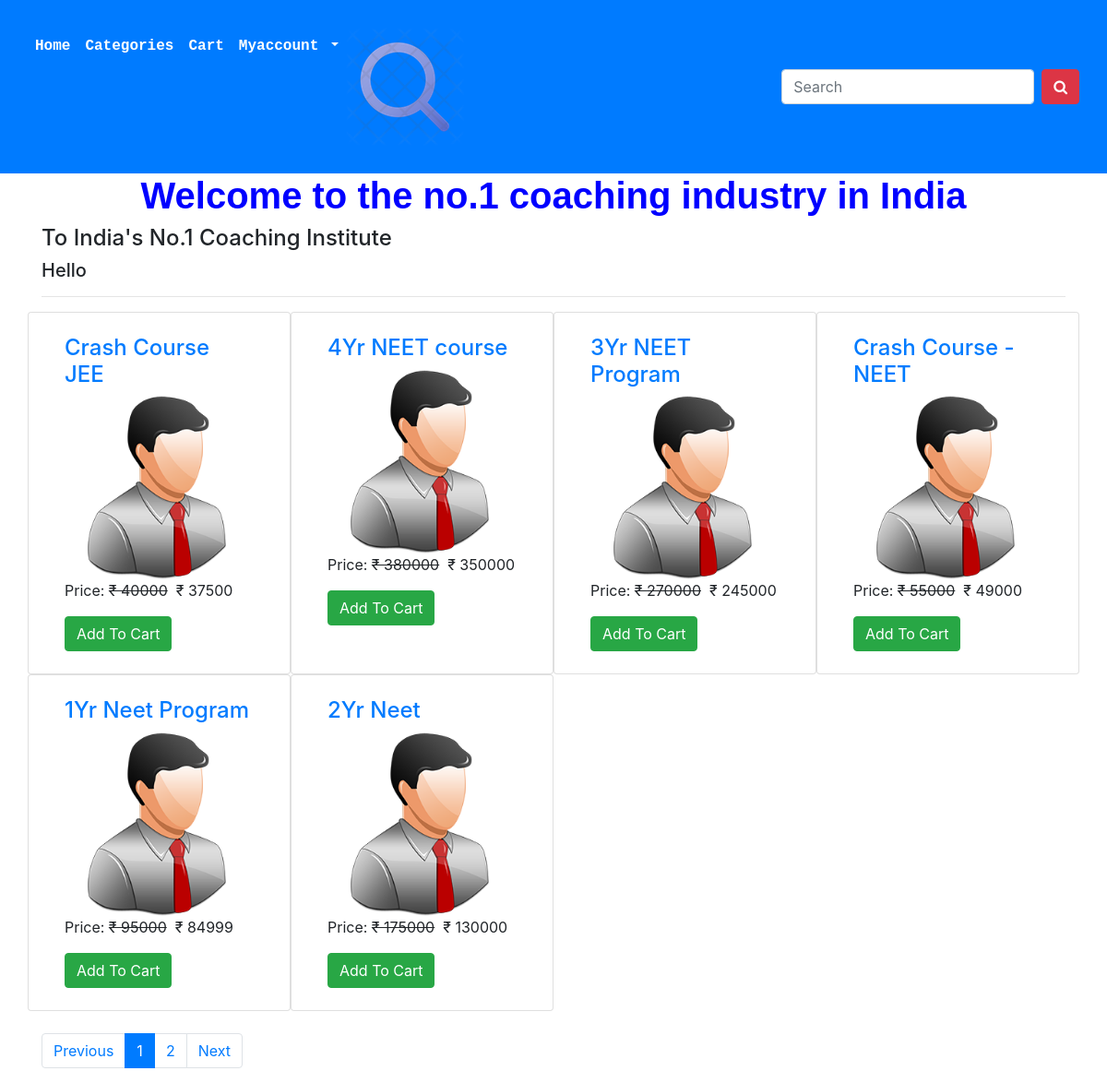
The page / on the database its author committed.
### ecomapp/models.py (models this page shows)
class Product(models.Model):
    title = models.CharField(max_length=200)
    slug = models.SlugField(unique=True)
    category = models.ForeignKey(Category, on_delete=models.CASCADE)
    image = models.ImageField(upload_to="products")
    marked_price = models.PositiveIntegerField()
    selling_price = models.PositiveIntegerField()
    description = models.TextField()
    warranty = models.CharField(max_length=300, null=True, blank=True)
    return_policy = models.CharField(max_length=300, null=True, blank=True)
    view_count = models.PositiveIntegerField(default=0)

### ecomapp/views.py (the view)
# urls.py: path("", Homeview.as_view(), name="home"),
class Homeview(EcomMixin, TemplateView):
     template_name = "home.html"
     def get_context_data(self, **kwargs):
          context = super().get_context_data(**kwargs)
          all_products = Product.objects.all().order_by("-id")
          paginator = Paginator(all_products, 6)
          page_number = self.request.GET.get('page')
          product_list = paginator.get_page(page_number)
          context['product_list'] = product_list
          return context

### ecomapp/views.py (called while the page is built)
     def dispatch(self, request, *args, **kwargs):
          cart_id = request.session.get("cart_id")
          if cart_id:
               cart_obj = Cart.objects.get(id=cart_id)
               if request.user.is_authenticated and request.user.customer:
                    cart_obj.customer = request.user.customer
                    cart_obj.save()
          return super().dispatch(request, *args, **kwargs)

### templates/home.html (shortened to what this page needs)
{% extends 'base.html' %}
{% block content %}
<div class="container">
    <div class="home">
        <h1 class="text-center" style="color:blue; font-family:Arial, Helvetica, sans-serif; font-weight:bolder;">Welcome to the no.1 coaching industry in India</h1>
        <h4>To India's No.1 Coaching Institute</h4>
        <h5>Hello</h5>
    </div>
    <hr>
    <div class="row-mt-4">
        <div class="row">
            {% for p in product_list %}
            <div class="col-md-3 card">
                <div class="m-4">
                    <h4><a href="{% url 'ecomapp:productdetail' p.slug %}">{{p.title}}</a></h4>
                    <img src="{{p.image.url}}" alt="" class="img-fluid" style="height:200px; object-fit:contain;">
                    <p>Price: <strike> &#8377; {{p.marked_price}}</strike>&nbsp; &#8377; {{p.selling_price}} </p>
                    <a href="{% url 'ecomapp:addtocart' p.id %}" class="btn btn-success">Add To Cart</a>
                </div>
            </div>
            {% endfor %}
        </div><br>
        <nav aria-label="...">
            <ul class="pagination">
                {% if product_list.has_previous %}
                <li class="page-item">
                    <a class="page-link" href="?page={{ product_list.previous_page_number }}">Previous</a>
                </li>
                {% else %}
                <li class="page-item" aria-disabled="True">
                    <a class="page-link" href="" tabindex="-1">Previous</a>
                </li>
                {% endif %}
                {% for i in product_list.paginator.page_range %}
                {% if i == product_list.number %}
                <li class="page-item active" aria-disabled="True">
                    <a class="page-link" tabindex="-1">{{i}}</a>
                </li>
                {% else %}
                <li class="page-item" aria-disabled="True">
                    <a class="page-link" href="?page={{i}}" tabindex="-1">{{i}}</a>
                </li>
                {% endif %}
                {% endfor %}
                {% if product_list.has_next %}
                <li class="page-item">
                    <a class="page-link" href="?page={{ product_list.next_page_number }}">Next</a>
                </li>
                {% else %}
                <li class="page-item" aria-disabled="True">
                    <a class="page-link" href="" tabindex="-1">Next</a>
                </li>
                {% endif %}
            </ul>
        </nav>
    </div>
</div>
{% endblock %}

### templates/base.html (shortened to what this page needs)
<!DOCTYPE html>
<html lang="en">
<head>
    <link rel="stylesheet" href="https://cdn.jsdelivr.net/npm/bootstrap@4.0.0/dist/css/bootstrap.min.css">
    <link rel="stylesheet" href="https://cdnjs.cloudflare.com/ajax/libs/font-awesome/4.7.0/css/font-awesome.min.css">
</head>
<body>
    <nav class="navbar navbar-expand-lg navbar-dark bg-primary" style="padding:30px;">
        <div class="collapse navbar-collapse" id="navbarSupportedContent">
            <ul class="navbar-nav mr-auto">
                <li class="nav-item active">
                    <a class="nav-link"
                        style="font-family:'Courier New', Courier, monospace; font-weight: 800;  color:white;"
                        href="{% url 'ecomapp:home' %}">Home</a>
                </li>
                <li class="nav-item">
                    <a class="nav-link"
                        style="font-family:'Courier New', Courier, monospace; font-weight: 800;  color:white;"
                        href="{% url 'ecomapp:allproducts' %}">Categories</a>
                </li>
                <li class="nav-item">
                    <a class="nav-link"
                        style="font-family:'Courier New', Courier, monospace; font-weight: 800;  color:white;"
                        href="{% url 'ecomapp:mycart' %}">Cart</a>
                </li>
                <li class="nav-item dropdown">
                    <a class="nav-link dropdown-toggle"
                        style="font-family:'Courier New', Courier, monospace; font-weight: 800;  color:white;" href=""
                        id="navbarDropdown" role="button" data-toggle="dropdown" aria-haspopup="true"
                        aria-expanded="false">
                        Myaccount
                    </a>
                </li>
                <img src="./Searchicon.png" alt="Alwayswin">
            </ul>
            <form class="form-inline my-2 my-lg-0" action="{% url 'ecomapp:search' %}" method="GET">
                <input name="keyword" class="form-control mr-sm-2" type="search" placeholder="Search"
                    aria-label="Search" required>
                <button class="btn btn-danger my-2 my-sm-0" type="submit"><i class="fa">&#xf002;</i></button>
            </form>
        </div>
    </nav>
    {% block content %}
    {% endblock %}
</body>
</html>

### templates/base.html (style rules this page uses)
body { overflow: scroll; }

### rows shown on the page
Product: title "Crash Course JEE", image (picture), marked_price "40000", selling_price "37500"
Product: title "4Yr NEET course", image (picture), marked_price "380000", selling_price "350000"
Product: title "3Yr NEET Program", image (picture), marked_price "270000", selling_price "245000"
Product: title "Crash Course - NEET", image (picture), marked_price "55000", selling_price "49000"
Product: title "1Yr Neet Program", image (picture), marked_price "95000", selling_price "84999"
Product: title "2Yr Neet", image (picture), marked_price "175000", selling_price "130000"

### other values the page prints
{{ i }} "1"
{{ i }} "2"
